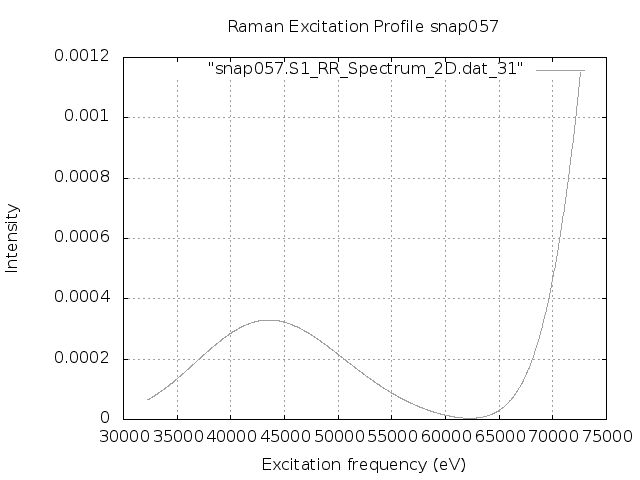

Source code (gnuplot):
set terminal png
set output "snap057.S1.REP_frozen.png"
set xlabel 'Excitation frequency (eV)'
set ylabel 'Intensity'
set title "Raman Excitation Profile snap057"
set grid
set autoscale
plot "snap057.S1_RR_Spectrum_2D.dat_31" with lines lc "blue"
exit
